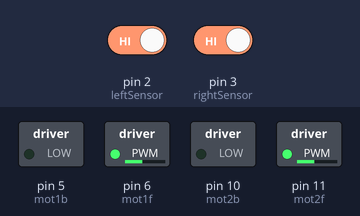
The sketch below on a simulated Arduino Uno, built with avr-gcc and run on an emulated ATmega328P. Shown: switched loads named in the sketch (green lamp = pin HIGH). Inputs (shaded band) come from the test bench; at power-on: pin 2 (leftSensor) HIGH, pin 3 (rightSensor) HIGH.

Above: at 3.2 s.
3.3 s: pin 2 (leftSensor) driven LOW
At 4.5 s:
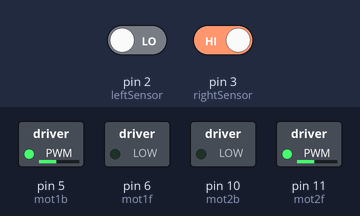
4.8 s: pin 3 (rightSensor) driven LOW
At 5.8 s:
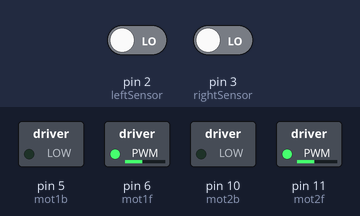
6.3 s: pin 2 (leftSensor) driven HIGH
At 6.8 s:
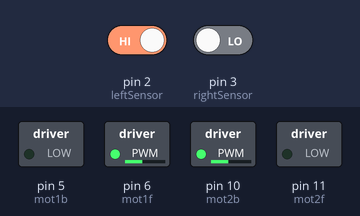
Timing chart, 0 to 9.3 s (numbered marks = the images above; inputs shaded):
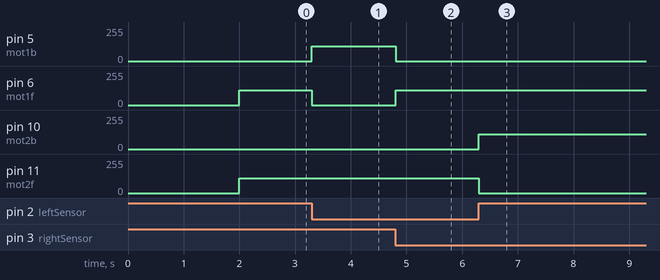

Measured:
- after the input at 3.3 s, pin 5 (mot1b): 0/255 → 110/255 at once; pin 6 (mot1f): 110/255 → 0/255 at once
- after the input at 4.8 s, pin 5 (mot1b): 110/255 → 0/255 at once; pin 6 (mot1f): 0/255 → 110/255 at once
- after the input at 6.3 s, pin 10 (mot2b): 0/255 → 110/255 at once; pin 11 (mot2f): 110/255 → 0/255 at once

The sketch:

joone_robi_v1_0.ino
```cpp
//Joonejälgimis Robi v1.0

//MOTORS VARIABLES
const int mot1f = 6;
const int mot1b = 5;
const int mot2f = 11;
const int mot2b = 10;
int mot_speed = 110; //motors speed

//LOGICS VARIABLES
int leftSensor = 2;
int rightSensor = 3;

void setup(){

    pinMode(mot1f, OUTPUT);
    pinMode(mot1b, OUTPUT);
    pinMode(mot2f, OUTPUT);
    pinMode(mot2b, OUTPUT);

    delay(2000);
    motors_forward();

}

void loop(){

    boolean left = digitalRead(leftSensor);
    boolean right = digitalRead(rightSensor);


    if (left == 0 & right == 0){

      motors_forward();

    }
    if (left == 1 & right == 0){

      motors_left();
      delay(20);

    }
    if (left == 0 & right == 1) {

      motors_right();
      delay(20);

    }
    if (left == 1 & right == 1) {

      motors_forward();

    }

}


//==============MOTORS====================================
void motors_forward(){                    //MOTORS FORWARD FUNCTION
  analogWrite(mot1f, mot_speed);
  analogWrite(mot2f, mot_speed);
  digitalWrite(mot1b, 0);
  digitalWrite(mot2b, 0);
}
void motors_back(){                      //MOTORS BACK FUNCTION
  digitalWrite(mot1f, 0);
  digitalWrite(mot2f, 0);
  analogWrite(mot1b, mot_speed);
  analogWrite(mot2b, mot_speed);
}
void motors_stop() {                      //MOTORS STOP FUNCTION
  digitalWrite(mot1f, 1);
  digitalWrite(mot2f, 1);
  digitalWrite(mot1b, 1);
  digitalWrite(mot2b, 1);
}
void motors_left() {                     //MOTORS LEFT FUNCTION
  analogWrite(mot1f, mot_speed);
  digitalWrite(mot2f, 0);
  digitalWrite(mot1b, 0);
  analogWrite(mot2b, mot_speed);
}
void motors_right() {                    //MOTORS RIGHT FUNCTION
  digitalWrite(mot1f, 0);
  analogWrite(mot2f, mot_speed);
  analogWrite(mot1b, mot_speed);
  digitalWrite(mot2b, 0);
}
void motors_foward_left() {             //FORWARD LEFT FUNCTION
int k = mot_speed*0.8;
  analogWrite(mot1f, mot_speed);
  analogWrite(mot2f, k);
  digitalWrite(mot1b, 0);
  digitalWrite(mot2b, 0);
}
void motors_foward_right() {             //FORWARD RIGHT FUNCTION
int k = mot_speed*0.8;
  analogWrite(mot1f, k);
  analogWrite(mot2f, mot_speed);
  analogWrite(mot1b, 0);
  analogWrite(mot2b, 0);
}
void motors_back_left() {               //BACK LEFT FUNCTION
int k = mot_speed*0.8;
  digitalWrite(mot1f, 0);
  digitalWrite(mot2f, 0);
  analogWrite(mot1b, k);
  analogWrite(mot2b, mot_speed);
}
void motors_back_right() {               //BACK RIGHT FUNCTION
int k = mot_speed*0.8;
  digitalWrite(mot1f, 0);
  digitalWrite(mot2f, 0);
  analogWrite(mot1b, mot_speed);
  analogWrite(mot2b, k);
}
```
